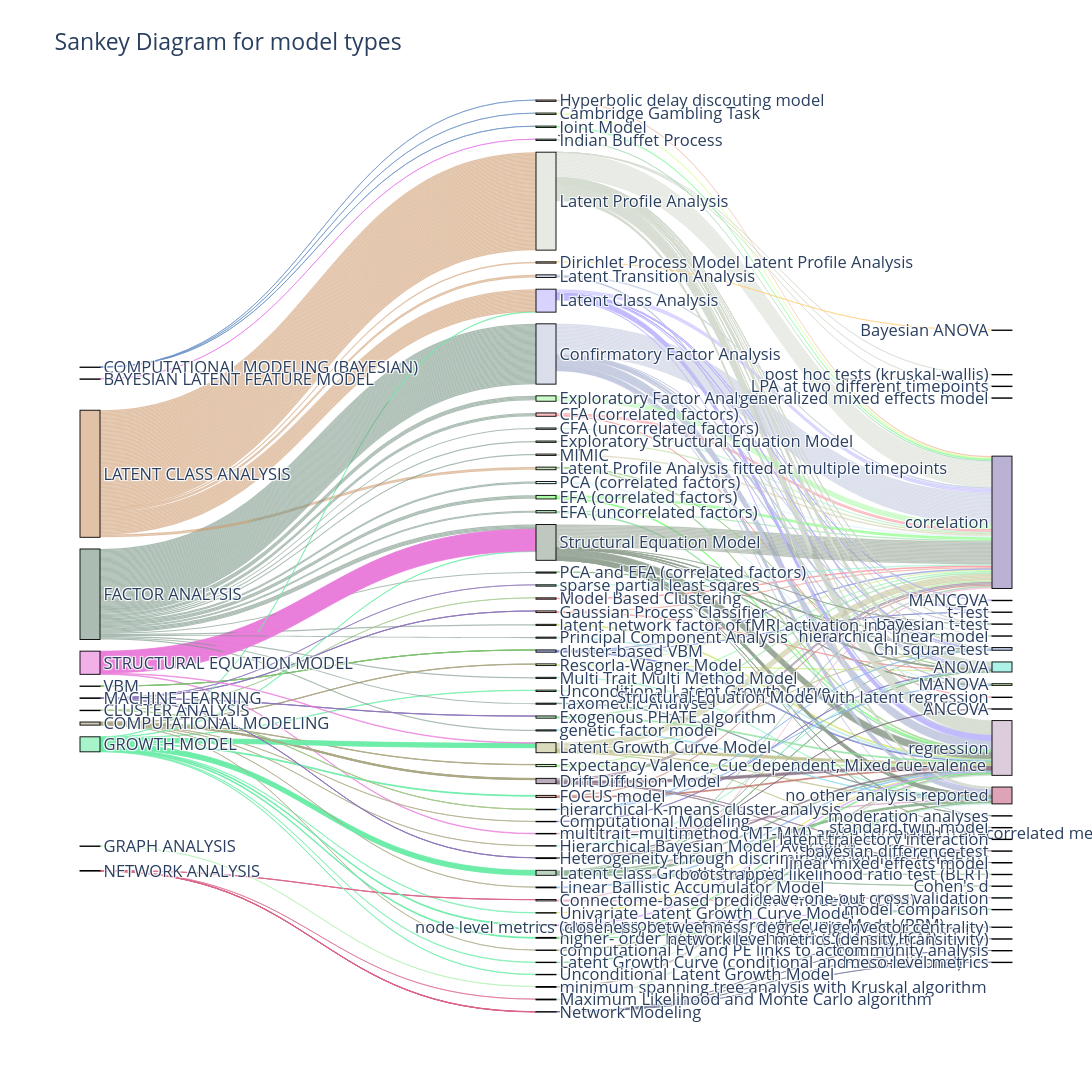

Notebook source saved alongside this figure:
### Markdown cell above
#### Sankey Plots 

In this first plot, the first column represents the general model used in all studies, the second column includes additional specifications (e.g. for factor analysis, whether it was exploratory or confirmatory, or which type of rotation was used). Follow up analyses are shown in the third column. Hovering over each node shows the number of incoming and outgoing flow, hovering over the connections shows the First Author & Year. Each node can be moved around for readability or bundled using box or lasso select.

Variables have been exploded, meaning that if a study assessed more than one variable for each of the nodes, its name will show up in multiple parts of the graph.

### Code cell
# 1. Create unique labels
labels = list(pd.concat([
    df_sankey_models_transformed['gm'], 
    df_sankey_models_transformed['mit'], 
    df_sankey_models_transformed['oa']
]).unique())

# 2. Map labels to indices
label_map = {label: idx for idx, label in enumerate(labels)}

# 3. Define sources, targets, and values
sources = df_sankey_models_transformed['gm'].map(label_map).tolist() + \
          df_sankey_models_transformed['mit'].map(label_map).tolist()

targets = df_sankey_models_transformed['mit'].map(label_map).tolist() + \
          df_sankey_models_transformed['oa'].map(label_map).tolist()

values = df_sankey_models_transformed['gm_count'].tolist() + \
         df_sankey_models_transformed['oa_count'].tolist()

# 4. Generate pastel colors
import random

def pastel_color():
    r = lambda: random.randint(100, 255)
    return f'rgba({r()},{r()},{r()},0.6)'

label_to_color = {label: pastel_color() for label in labels}
node_color_list = [label_to_color[label] for label in labels]

# 5. Set link colors by source node's color (first half) and middle node (second half)
link_colors = [label_to_color[df_sankey_models_transformed['gm'].iloc[i]] 
               for i in range(len(df_sankey_models_transformed))] + \
              [label_to_color[df_sankey_models_transformed['mit'].iloc[i]] 
               for i in range(len(df_sankey_models_transformed))]

# 7. Create the figure
fig = go.Figure(data=[go.Sankey(
    node=dict(
        pad=15,
        thickness=20,
        line=dict(color="black", width=0.9),
        label=labels,
        color=node_color_list,
        align="left"
    ),
    link=dict(
        source=sources,
        target=targets,
        value=values,
        color=link_colors,
        customdata=df_sankey_models_transformed['nameyear'].tolist() * 2,
        hovertemplate='%{customdata}<extra></extra>'
    )
)])

fig.update_layout(
    title_text="Sankey Diagram for model types",
    font_size=16.5,
    width=1500,
    height=1900,
    hovermode='x'
)
fig.show()

fig.write_html("C:/Users/U727148/Latent_Variable_Supplement/sankey_models_plot.html", include_plotlyjs="cdn")

### Figure 1 — Plotly figure (JSON) as saved in the notebook; plotly's stock layout.template omitted (floating-point values rounded to 4 significant figures; data arrays with more than 128 entries replaced by an {"elided": "..."} marker saying what was removed)
{"data": [{"link": {"color": {"elided": "582 str values"}, "customdata": {"elided": "582 str values"}, "hovertemplate": "%{customdata}<extra></extra>", "source": {"elided": "582 int values"}, "target": {"elided": "582 int values"}, "value": {"elided": "582 int values"}}, "node": {"align": "left", "color": ["rgba(115,145,129,0.6)", "rgba(205,154,109,0.6)", "rgba(172,169,133,0.6)", "rgba(233,124,218,0.6)", "rgba(109,237,169,0.6)", "rgba(176,242,175,0.6)", "rgba(219,100,135,0.6)", "rgba(163,200,141,0.6)", "rgba(127,194,114,0.6)", "rgba(140,117,186,0.6)", "rgba(100,142,196,0.6)", "rgba(230,116,239,0.6)", "rgba(196,202,223,0.6)", "rgba(188,182,253,0.6)", "rgba(160,245,211,0.6)", "rgba(140,118,137,0.6)", "rgba(148,164,149,0.6)", "rgba(207,239,133,0.6)", "rgba(214,220,208,0.6)", "rgba(114,255,109,0.6)", "rgba(165,235,195,0.6)", "rgba(228,225,101,0.6)", "rgba(180,170,160,0.6)", "rgba(248,145,153,0.6)", "rgba(145,184,150,0.6)", "rgba(173,188,215,0.6)", "rgba(109,173,112,0.6)", "rgba(140,219,156,0.6)", "rgba(211,228,106,0.6)", "rgba(188,228,196,0.6)", "rgba(212,242,248,0.6)", "rgba(213,169,196,0.6)", "rgba(193,195,146,0.6)", "rgba(132,244,164,0.6)", "rgba(152,158,109,0.6)", "rgba(252,111,123,0.6)", "rgba(157,238,135,0.6)", "rgba(159,203,139,0.6)", "rgba(124,205,156,0.6)", "rgba(113,149,151,0.6)", "rgba(112,127,203,0.6)", "rgba(139,188,241,0.6)", "rgba(237,148,139,0.6)", "rgba(125,113,196,0.6)", "rgba(158,245,209,0.6)", "rgba(191,113,100,0.6)", "rgba(181,218,145,0.6)", "rgba(169,250,166,0.6)", "rgba(234,170,144,0.6)", "rgba(209,255,122,0.6)", "rgba(100,250,130,0.6)", "rgba(107,114,145,0.6)", "rgba(139,224,240,0.6)", "rgba(232,157,189,0.6)", "rgba(209,172,251,0.6)", "rgba(118,229,125,0.6)", "rgba(140,207,164,0.6)", "rgba(180,231,230,0.6)", "rgba(137,225,153,0.6)", "rgba(210,204,171,0.6)", "rgba(137,238,204,0.6)", "rgba(255,207,123,0.6)", "rgba(136,189,244,0.6)", "rgba(126,106,125,0.6)", "rgba(208,241,233,0.6)", "rgba(198,171,196,0.6)", "rgba(137,162,198,0.6)", "rgba(199,103,134,0.6)", "rgba(141,126,184,0.6)", "rgba(117,233,213,0.6)", "rgba(152,221,127,0.6)", "rgba(116,240,229,0.6)", "rgba(233,126,131,0.6)", "rgba(202,248,196,0.6)", "rgba(227,113,127,0.6)", "rgba(177,249,195,0.6)", "rgba(247,129,193,0.6)", "rgba(195,173,201,0.6)", "rgba(194,103,237,0.6)", "rgba(145,154,248,0.6)", "rgba(242,154,216,0.6)", "rgba(233,166,134,0.6)", "rgba(200,251,101,0.6)", "rgba(244,124,200,0.6)", "rgba(116,251,126,0.6)", "rgba(196,139,213,0.6)", "rgba(218,133,154,0.6)", "rgba(204,148,147,0.6)", "rgba(125,147,121,0.6)", "rgba(126,115,170,0.6)", "rgba(105,246,240,0.6)", "rgba(201,232,113,0.6)", "rgba(140,131,122,0.6)", "rgba(140,209,194,0.6)", "rgba(100,206,191,0.6)"], "label": ["FACTOR ANALYSIS", "LATENT CLASS ANALYSIS", "COMPUTATIONAL MODELING", "STRUCTURAL EQUATION MODEL", "GROWTH MODEL", "GRAPH ANALYSIS", "NETWORK ANALYSIS", "CLUSTER ANALYSIS", "VBM", "MACHINE LEARNING", "COMPUTATIONAL MODELING (BAYESIAN)", "BAYESIAN LATENT FEATURE MODEL", "Confirmatory Factor Analysis", "Latent Class Analysis", "Multi Trait Multi Method Model", "Drift Diffusion Model", "Structural Equation Model", "Rescorla-Wagner Model", "Latent Profile Analysis", "EFA (correlated factors)", "CFA (uncorrelated factors)", "Univariate Latent Growth Curve Model", "minimum spanning tree analysis with Kruskal algorithm ", "CFA (correlated factors)", "Latent Class Growth Analysis", "Latent Transition Analysis", "PCA and EFA (correlated factors)", "EFA (uncorrelated factors)", "latent network factor of fMRI activation in ROIs", "Maximum Likelihood and Monte Carlo algorithm", "PCA (correlated factors)", "multitrait–multimethod (MT-MM) and a correlated trait–correlated method (CT-CM)", "Latent Growth Curve Model", "Unconditional Latent Growth Curve", "computational EV and PE links to activation", "Model Based Clustering", "Expectancy Valence, Cue dependent, Mixed cue-valence", "Latent Profile Analysis fitted at multiple timepoints", "Latent Growth Curve (conditional and unconditional)", "Taxometric Analyses", "cluster-based VBM", "Linear Ballistic Accumulator Model", "Gaussian Process Classifier", "Computational Modeling", "Hierarchical Bayesian Model Averaging", "FOCUS model", "Exploratory Structural Equation Model", "Exploratory Factor Analysis", "Hyperbolic delay discouting model", "Cambridge Gambling Task", "Joint Model", "Network Modeling", "genetic factor model", "Connectome-based predictive modeling (CPM)", "parallel process Latent Growth Curve Model (PPM)", "higher- order latent curve models (CFM and FCM)", "Indian Buffet Process", "Principal Component Analysis", "Exogenous PHATE algorithm", "MIMIC", "sparse partial least sqares", "Dirichlet Process Model Latent Profile Analysis", "hierarchical K-means cluster analysis", "Heterogeneity through discriminative Analysis (HYDRA) ", "Unconditional Latent Growth Model", "regression", "Chi square test", "no other analysis reported", "correlation", "ANOVA", "MANOVA", "post hoc tests (kruskal-wallis)", "Structural Equation Model with latent regression", "hierarchical linear model", "standard twin model", "bootstrapped likelihood ratio test (BLRT)", "MANCOVA", "bayesian t-test", "ANCOVA", "latent trajectory interaction", "LPA at two different timepoints", "t-Test", "moderation analyses", "bayesian difference test", null, "node level metrics (closeness, betweenness, degree, eigenvector centrality)", "network level metrics (density, transitivity)", "community analysis", "meso-level metrics", "linear mixed effects model", "leave-one-out cross validation", "Cohen's d", "model comparison", "generalized mixed effects model", "Bayesian ANOVA"], "line": {"color": "black", "width": 0.9}, "pad": 15, "thickness": 20}, "type": "sankey"}], "layout": {"font": {"size": 16.5}, "height": 1900, "hovermode": "x", "title": {"text": "Sankey Diagram for model types"}, "width": 1500}}
